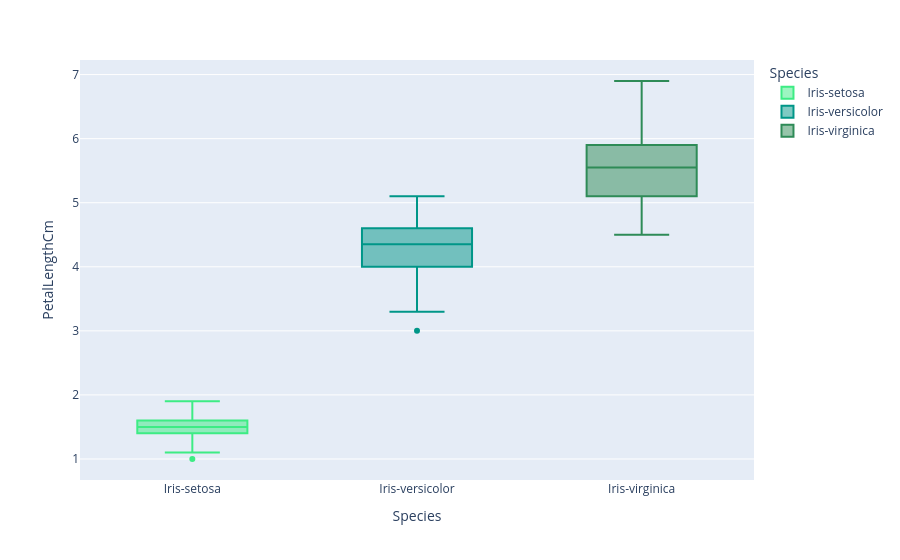

The code cell stored with this chart in its notebook:
### Markdown cell above
### Petal-Length

### Code cell
fig = px.box(data_frame=iris, x='Species',y='PetalLengthCm',color='Species',color_discrete_sequence=['#3dec84 ','#009688 ','#2E8B57 '],orientation='v')
fig.show()

### Figure 1 — Plotly figure (JSON) as saved in the notebook; plotly's stock layout.template omitted (floating-point values rounded to 4 significant figures)
{"data": [{"alignmentgroup": "True", "hovertemplate": "Species=%{x}<br>PetalLengthCm=%{y}<extra></extra>", "legendgroup": "Iris-setosa", "marker": {"color": "#3dec84 "}, "name": "Iris-setosa", "notched": false, "offsetgroup": "Iris-setosa", "orientation": "v", "showlegend": true, "type": "box", "x": ["Iris-setosa", "Iris-setosa", "Iris-setosa", "Iris-setosa", "Iris-setosa", "Iris-setosa", "Iris-setosa", "Iris-setosa", "Iris-setosa", "Iris-setosa", "Iris-setosa", "Iris-setosa", "Iris-setosa", "Iris-setosa", "Iris-setosa", "Iris-setosa", "Iris-setosa", "Iris-setosa", "Iris-setosa", "Iris-setosa", "Iris-setosa", "Iris-setosa", "Iris-setosa", "Iris-setosa", "Iris-setosa", "Iris-setosa", "Iris-setosa", "Iris-setosa", "Iris-setosa", "Iris-setosa", "Iris-setosa", "Iris-setosa", "Iris-setosa", "Iris-setosa", "Iris-setosa", "Iris-setosa", "Iris-setosa", "Iris-setosa", "Iris-setosa", "Iris-setosa", "Iris-setosa", "Iris-setosa", "Iris-setosa", "Iris-setosa", "Iris-setosa", "Iris-setosa", "Iris-setosa", "Iris-setosa", "Iris-setosa", "Iris-setosa"], "x0": " ", "xaxis": "x", "y": [1.4, 1.4, 1.3, 1.5, 1.4, 1.7, 1.4, 1.5, 1.4, 1.5, 1.5, 1.6, 1.4, 1.1, 1.2, 1.5, 1.3, 1.4, 1.7, 1.5, 1.7, 1.5, 1.0, 1.7, 1.9, 1.6, 1.6, 1.5, 1.4, 1.6, 1.6, 1.5, 1.5, 1.4, 1.5, 1.2, 1.3, 1.5, 1.3, 1.5, 1.3, 1.3, 1.3, 1.6, 1.9, 1.4, 1.6, 1.4, 1.5, 1.4], "y0": " ", "yaxis": "y"}, {"alignmentgroup": "True", "hovertemplate": "Species=%{x}<br>PetalLengthCm=%{y}<extra></extra>", "legendgroup": "Iris-versicolor", "marker": {"color": "#009688 "}, "name": "Iris-versicolor", "notched": false, "offsetgroup": "Iris-versicolor", "orientation": "v", "showlegend": true, "type": "box", "x": ["Iris-versicolor", "Iris-versicolor", "Iris-versicolor", "Iris-versicolor", "Iris-versicolor", "Iris-versicolor", "Iris-versicolor", "Iris-versicolor", "Iris-versicolor", "Iris-versicolor", "Iris-versicolor", "Iris-versicolor", "Iris-versicolor", "Iris-versicolor", "Iris-versicolor", "Iris-versicolor", "Iris-versicolor", "Iris-versicolor", "Iris-versicolor", "Iris-versicolor", "Iris-versicolor", "Iris-versicolor", "Iris-versicolor", "Iris-versicolor", "Iris-versicolor", "Iris-versicolor", "Iris-versicolor", "Iris-versicolor", "Iris-versicolor", "Iris-versicolor", "Iris-versicolor", "Iris-versicolor", "Iris-versicolor", "Iris-versicolor", "Iris-versicolor", "Iris-versicolor", "Iris-versicolor", "Iris-versicolor", "Iris-versicolor", "Iris-versicolor", "Iris-versicolor", "Iris-versicolor", "Iris-versicolor", "Iris-versicolor", "Iris-versicolor", "Iris-versicolor", "Iris-versicolor", "Iris-versicolor", "Iris-versicolor", "Iris-versicolor"], "x0": " ", "xaxis": "x", "y": [4.7, 4.5, 4.9, 4.0, 4.6, 4.5, 4.7, 3.3, 4.6, 3.9, 3.5, 4.2, 4.0, 4.7, 3.6, 4.4, 4.5, 4.1, 4.5, 3.9, 4.8, 4.0, 4.9, 4.7, 4.3, 4.4, 4.8, 5.0, 4.5, 3.5, 3.8, 3.7, 3.9, 5.1, 4.5, 4.5, 4.7, 4.4, 4.1, 4.0, 4.4, 4.6, 4.0, 3.3, 4.2, 4.2, 4.2, 4.3, 3.0, 4.1], "y0": " ", "yaxis": "y"}, {"alignmentgroup": "True", "hovertemplate": "Species=%{x}<br>PetalLengthCm=%{y}<extra></extra>", "legendgroup": "Iris-virginica", "marker": {"color": "#2E8B57 "}, "name": "Iris-virginica", "notched": false, "offsetgroup": "Iris-virginica", "orientation": "v", "showlegend": true, "type": "box", "x": ["Iris-virginica", "Iris-virginica", "Iris-virginica", "Iris-virginica", "Iris-virginica", "Iris-virginica", "Iris-virginica", "Iris-virginica", "Iris-virginica", "Iris-virginica", "Iris-virginica", "Iris-virginica", "Iris-virginica", "Iris-virginica", "Iris-virginica", "Iris-virginica", "Iris-virginica", "Iris-virginica", "Iris-virginica", "Iris-virginica", "Iris-virginica", "Iris-virginica", "Iris-virginica", "Iris-virginica", "Iris-virginica", "Iris-virginica", "Iris-virginica", "Iris-virginica", "Iris-virginica", "Iris-virginica", "Iris-virginica", "Iris-virginica", "Iris-virginica", "Iris-virginica", "Iris-virginica", "Iris-virginica", "Iris-virginica", "Iris-virginica", "Iris-virginica", "Iris-virginica", "Iris-virginica", "Iris-virginica", "Iris-virginica", "Iris-virginica", "Iris-virginica", "Iris-virginica", "Iris-virginica", "Iris-virginica", "Iris-virginica", "Iris-virginica"], "x0": " ", "xaxis": "x", "y": [6.0, 5.1, 5.9, 5.6, 5.8, 6.6, 4.5, 6.3, 5.8, 6.1, 5.1, 5.3, 5.5, 5.0, 5.1, 5.3, 5.5, 6.7, 6.9, 5.0, 5.7, 4.9, 6.7, 4.9, 5.7, 6.0, 4.8, 4.9, 5.6, 5.8, 6.1, 6.4, 5.6, 5.1, 5.6, 6.1, 5.6, 5.5, 4.8, 5.4, 5.6, 5.1, 5.1, 5.9, 5.7, 5.2, 5.0, 5.2, 5.4, 5.1], "y0": " ", "yaxis": "y"}], "layout": {"boxmode": "overlay", "legend": {"title": {"text": "Species"}, "tracegroupgap": 0}, "margin": {"t": 60}, "xaxis": {"anchor": "y", "categoryarray": ["Iris-setosa", "Iris-versicolor", "Iris-virginica"], "categoryorder": "array", "domain": [0, 1], "title": {"text": "Species"}}, "yaxis": {"anchor": "x", "domain": [0, 1], "title": {"text": "PetalLengthCm"}}}}
